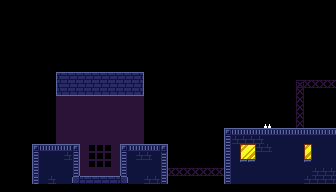

A level layout from a 2D game, rendered from its tile map. Below: a short description, then the map file with its tile-grid data intact:
An orthogonal 42x24 tile map with 8x8 px tiles, 3 tile layers (Background, GroundLayer, Windows) and 9 objects.

<map version="1.10" tiledversion="1.10.2" orientation="orthogonal" renderorder="right-down" width="42" height="24" tilewidth="8" tileheight="8" infinite="0" nextlayerid="7" nextobjectid="19">
 <tileset firstgid="1" name="Tileset" tilewidth="8" tileheight="8" tilecount="125" columns="25">
  <image source="../../Tileset.png" width="203" height="40" />
 </tileset>
 <layer id="5" name="Background" width="42" height="24">
  <data encoding="csv">
0,0,0,0,0,0,0,0,0,0,0,0,0,0,0,0,0,0,0,0,0,0,0,0,0,0,0,0,0,0,0,0,0,0,0,0,0,0,0,0,0,0,
0,0,0,0,0,0,0,0,0,0,0,0,0,0,0,0,0,0,0,0,0,0,0,0,0,0,0,0,0,0,0,0,0,0,0,0,0,0,0,0,0,0,
0,0,0,0,0,0,0,0,0,0,0,0,0,0,0,0,0,0,0,0,0,0,0,0,0,0,0,0,0,0,0,0,0,0,0,0,0,0,0,0,0,0,
0,0,0,0,0,0,0,0,0,0,0,0,0,0,0,0,0,0,0,0,0,0,0,0,0,0,0,0,0,0,0,0,0,0,0,0,0,0,0,0,0,0,
0,0,0,0,0,0,0,0,0,0,0,0,0,0,0,0,0,0,0,0,0,0,0,0,0,0,0,0,0,0,0,0,0,0,0,0,0,0,0,0,0,0,
0,0,0,0,0,0,0,0,0,0,0,0,0,0,0,0,0,0,0,0,0,0,0,0,0,0,0,0,0,0,0,0,0,0,0,0,0,0,0,0,0,0,
0,0,0,0,0,0,0,0,0,0,0,0,0,0,0,0,0,0,0,0,0,0,0,0,0,0,0,0,0,0,0,0,0,0,0,0,0,0,0,0,0,0,
0,0,0,0,0,0,0,0,0,0,0,0,0,0,0,0,0,0,0,0,0,0,0,0,0,0,0,0,0,0,0,0,0,0,0,0,0,0,0,0,0,0,
0,0,0,0,0,0,0,0,0,0,0,0,0,0,0,0,0,0,0,0,0,0,0,0,0,0,0,0,0,0,0,0,0,0,0,0,0,0,0,0,0,0,
0,0,0,0,0,0,0,64,65,0,0,0,0,0,0,0,65,66,0,0,0,0,0,0,0,0,0,0,0,0,0,0,0,0,0,0,0,0,0,0,0,0,
0,0,0,0,0,0,0,89,90,90,90,90,90,90,90,90,90,91,0,0,0,0,0,0,0,0,0,0,0,0,0,0,0,0,0,0,0,21,22,22,22,0,
0,0,0,0,0,0,0,114,115,115,115,115,115,115,115,115,115,116,0,0,0,0,0,0,0,0,0,0,0,0,0,0,0,0,0,0,0,48,0,0,0,0,
0,0,0,0,0,0,0,47,47,47,47,47,47,47,47,47,47,47,0,0,0,0,0,0,0,0,0,0,0,0,0,0,0,0,0,0,0,48,0,0,0,0,
0,0,0,0,0,0,0,47,47,47,47,47,47,47,47,47,47,47,0,0,0,0,0,0,0,0,0,0,0,0,0,0,0,0,0,0,0,48,0,0,0,0,
0,0,0,0,0,0,0,47,47,47,47,47,47,47,47,47,47,47,0,0,0,0,0,0,0,0,0,0,0,0,0,0,0,0,0,0,0,48,0,0,0,0,
0,0,0,0,0,0,0,47,47,47,47,47,47,47,47,47,47,47,0,0,0,0,0,0,0,0,0,0,0,0,0,0,0,0,0,0,0,48,0,0,0,0,
0,0,0,0,0,0,0,47,47,47,47,47,47,47,47,47,47,47,0,0,0,0,0,0,0,0,0,0,0,0,0,0,0,0,0,0,0,0,0,0,0,0,
0,0,0,0,0,0,0,47,47,47,47,47,47,47,47,47,47,47,0,0,0,0,0,0,0,0,0,0,0,0,0,0,0,0,0,0,0,0,0,0,0,0,
0,0,0,0,0,0,46,0,0,47,47,69,69,69,47,47,0,0,0,0,0,0,0,0,0,0,0,0,0,0,0,0,0,0,0,0,0,0,0,0,0,0,
0,0,0,0,0,0,0,46,0,47,47,69,69,69,47,47,0,48,0,0,0,0,0,0,0,0,0,0,0,0,0,0,0,0,0,0,0,0,0,0,0,0,
0,0,0,0,0,0,0,46,0,47,47,69,69,69,47,47,0,48,0,0,0,0,0,0,0,0,0,0,0,0,0,0,0,0,0,0,0,0,0,0,0,0,
0,0,0,0,0,0,0,46,0,47,47,47,47,47,47,47,0,48,22,22,22,22,22,22,22,22,22,22,0,0,0,0,0,0,0,0,0,0,0,0,0,0,
0,0,0,0,0,0,0,46,0,0,0,0,0,0,0,0,0,46,0,0,0,0,0,0,0,0,0,0,0,0,0,0,0,0,0,0,0,0,0,0,0,0,
0,0,0,0,0,0,0,0,0,0,0,0,0,0,0,0,0,0,0,0,0,0,0,0,0,0,0,0,0,0,0,0,0,0,0,0,0,0,0,0,0,0
</data>
 </layer>
 <layer id="1" name="GroundLayer" width="42" height="24">
  <data encoding="csv">
0,0,0,0,0,0,0,0,0,0,0,0,0,0,0,0,0,0,0,0,0,0,0,0,0,0,0,0,0,0,0,0,0,0,0,0,0,0,0,0,0,0,
0,0,0,0,0,0,0,0,0,0,0,0,0,0,0,0,0,0,0,0,0,0,0,0,0,0,0,0,0,0,0,0,0,0,0,0,0,0,0,0,0,0,
0,0,0,0,0,0,0,0,0,0,0,0,0,0,0,0,0,0,0,0,0,0,0,0,0,0,0,0,0,0,0,0,0,0,0,0,0,0,0,0,0,0,
0,0,0,0,0,0,0,0,0,0,0,0,0,0,0,0,0,0,0,0,0,0,0,0,0,0,0,0,0,0,0,0,0,0,0,0,0,0,0,0,0,0,
0,0,0,0,0,0,0,0,0,0,0,0,0,0,0,0,0,0,0,0,0,0,0,0,0,0,0,0,0,0,0,0,0,0,0,0,0,0,0,0,0,0,
0,0,0,0,0,0,0,0,0,0,0,0,0,0,0,0,0,0,0,0,0,0,0,0,0,0,0,0,0,0,0,0,0,0,0,0,0,0,0,0,0,0,
0,0,0,0,0,0,0,0,0,0,0,0,0,0,0,0,0,0,0,0,0,0,0,0,0,0,0,0,0,0,0,0,0,0,0,0,0,0,0,0,0,0,
0,0,0,0,0,0,0,0,0,0,0,0,0,0,0,0,0,0,0,0,0,0,0,0,0,0,0,0,0,0,0,0,0,0,0,0,0,0,0,0,0,0,
0,0,0,0,0,0,0,0,0,0,0,0,0,0,0,0,0,0,0,0,0,0,0,0,0,0,0,0,0,0,0,0,0,0,0,0,0,0,0,0,0,0,
0,0,0,0,0,0,0,0,0,65,65,65,65,65,65,65,0,0,0,0,0,0,0,0,0,0,0,0,0,0,0,0,0,0,0,0,0,0,0,0,0,0,
0,0,0,0,0,0,0,0,0,0,0,0,0,0,0,0,0,0,0,0,0,0,0,0,0,0,0,0,0,0,0,0,0,0,0,0,0,0,0,0,0,22,
0,0,0,0,0,0,0,0,0,0,0,0,0,0,0,0,0,0,0,0,0,0,0,0,0,0,0,0,0,0,0,0,0,0,0,0,0,0,0,0,0,0,
0,0,0,0,0,0,0,0,0,0,0,0,0,0,0,0,0,0,0,0,0,0,0,0,0,0,0,0,0,0,0,0,0,0,0,0,0,0,0,0,0,0,
0,0,0,0,0,0,0,0,0,0,0,0,0,0,0,0,0,0,0,0,0,0,0,0,0,0,0,0,0,0,0,0,0,0,0,0,0,0,0,0,0,0,
0,0,0,0,0,0,0,0,0,0,0,0,0,0,0,0,0,0,0,0,0,0,0,0,0,0,0,0,0,0,0,0,0,0,0,0,0,0,0,0,0,0,
0,0,0,0,0,0,0,0,0,0,0,0,0,0,0,0,0,0,0,0,0,0,0,0,0,0,0,0,0,0,0,0,0,0,0,0,0,0,0,0,0,0,
0,0,0,0,0,0,0,0,0,0,0,0,0,0,0,0,0,0,0,0,0,0,0,0,0,0,0,0,9,10,11,12,10,11,12,10,11,12,10,11,12,11,
0,0,0,0,0,0,0,0,0,0,0,0,0,0,0,0,0,0,0,0,0,0,0,0,0,0,0,0,34,35,35,35,35,36,36,36,36,36,36,36,36,36,
0,0,0,0,9,10,11,12,10,13,0,0,0,0,0,9,12,10,11,12,13,0,0,0,0,0,0,0,59,36,36,35,35,35,36,36,36,36,36,36,36,36,
0,0,0,0,34,36,36,36,35,38,0,0,0,0,0,34,36,35,35,36,88,0,0,0,0,0,0,0,84,36,36,36,36,36,36,36,36,36,36,36,36,36,
0,0,0,0,59,36,36,36,36,63,0,0,0,0,0,59,36,36,36,36,38,0,0,0,0,0,0,0,34,36,36,36,36,36,36,36,36,36,36,36,36,36,
0,0,0,0,84,36,36,36,36,88,0,0,0,0,0,84,36,36,36,36,63,0,0,0,0,0,0,0,59,36,36,36,36,36,36,36,36,36,36,35,35,35,
0,0,0,0,59,36,35,36,36,14,65,65,65,65,65,15,36,36,35,35,88,0,0,0,0,0,0,0,84,36,36,36,36,36,36,36,36,36,35,35,35,35,
0,0,0,0,0,0,0,0,0,0,0,0,0,0,0,0,0,0,0,0,0,0,0,0,0,0,0,0,0,0,0,0,0,0,0,0,0,0,0,0,0,0
</data>
 </layer>
 <layer id="6" name="Windows" width="42" height="24">
  <data encoding="csv">
0,0,0,0,0,0,0,0,0,0,0,0,0,0,0,0,0,0,0,0,0,0,0,0,0,0,0,0,0,0,0,0,0,0,0,0,0,0,0,0,0,0,
0,0,0,0,0,0,0,0,0,0,0,0,0,0,0,0,0,0,0,0,0,0,0,0,0,0,0,0,0,0,0,0,0,0,0,0,0,0,0,0,0,0,
0,0,0,0,0,0,0,0,0,0,0,0,0,0,0,0,0,0,0,0,0,0,0,0,0,0,0,0,0,0,0,0,0,0,0,0,0,0,0,0,0,0,
0,0,0,0,0,0,0,0,0,0,0,0,0,0,0,0,0,0,0,0,0,0,0,0,0,0,0,0,0,0,0,0,0,0,0,0,0,0,0,0,0,0,
0,0,0,0,0,0,0,0,0,0,0,0,0,0,0,0,0,0,0,0,0,0,0,0,0,0,0,0,0,0,0,0,0,0,0,0,0,0,0,0,0,0,
0,0,0,0,0,0,0,0,0,0,0,0,0,0,0,0,0,0,0,0,0,0,0,0,0,0,0,0,0,0,0,0,0,0,0,0,0,0,0,0,0,0,
0,0,0,0,0,0,0,0,0,0,0,0,0,0,0,0,0,0,0,0,0,0,0,0,0,0,0,0,0,0,0,0,0,0,0,0,0,0,0,0,0,0,
0,0,0,0,0,0,0,0,0,0,0,0,0,0,0,0,0,0,0,0,0,0,0,0,0,0,0,0,0,0,0,0,0,0,0,0,0,0,0,0,0,0,
0,0,0,0,0,0,0,0,0,0,0,0,0,0,0,0,0,0,0,0,0,0,0,0,0,0,0,0,0,0,0,0,0,0,0,0,0,0,0,0,0,0,
0,0,0,0,0,0,0,0,0,0,0,0,0,0,0,0,0,0,0,0,0,0,0,0,0,0,0,0,0,0,0,0,0,0,0,0,0,0,0,0,0,0,
0,0,0,0,0,0,0,0,0,0,0,0,0,0,0,0,0,0,0,0,0,0,0,0,0,0,0,0,0,0,0,0,0,0,0,0,0,0,0,0,0,0,
0,0,0,0,0,0,0,0,0,0,0,0,0,0,0,0,0,0,0,0,0,0,0,0,0,0,0,0,0,0,0,0,0,0,0,0,0,0,0,0,0,0,
0,0,0,0,0,0,0,0,0,0,0,0,0,0,0,0,0,0,0,0,0,0,0,0,0,0,0,0,0,0,0,0,0,0,0,0,0,0,0,0,0,0,
0,0,0,0,0,0,0,0,0,0,0,0,0,0,0,0,0,0,0,0,0,0,0,0,0,0,0,0,0,0,0,0,0,0,0,0,0,0,0,0,0,0,
0,0,0,0,0,0,0,0,0,0,0,0,0,0,0,0,0,0,0,0,0,0,0,0,0,0,0,0,0,0,0,0,0,0,0,0,0,0,0,0,0,0,
0,0,0,0,0,0,0,0,0,0,0,0,0,0,0,0,0,0,0,0,0,0,0,0,0,0,0,0,0,0,0,0,0,117,0,0,0,0,0,0,0,0,
0,0,0,0,0,0,0,0,0,0,0,0,0,0,0,0,0,0,0,0,0,0,0,0,0,0,0,0,0,0,0,0,0,0,0,0,0,0,0,0,0,0,
0,0,0,0,0,0,0,0,0,0,0,0,0,0,0,0,0,0,0,0,0,0,0,0,0,0,0,0,0,0,0,0,0,0,0,0,0,0,0,0,0,0,
0,0,0,0,0,0,0,0,0,0,0,0,0,0,0,0,0,0,0,0,0,0,0,0,0,0,0,0,0,0,32,33,0,0,0,0,0,0,6,0,0,0,
0,0,0,0,0,0,0,0,0,0,0,0,0,0,0,0,0,0,0,0,0,0,0,0,0,0,0,0,0,0,57,58,0,0,0,0,0,0,31,0,0,0,
0,0,0,0,0,0,0,0,0,0,0,0,0,0,0,0,0,0,0,0,0,0,0,0,0,0,0,0,0,0,67,67,0,0,0,0,0,0,67,0,0,0,
0,0,0,0,0,0,0,0,0,0,0,0,0,0,0,0,0,0,0,0,0,0,0,0,0,0,0,0,0,0,0,0,0,0,0,0,0,0,0,0,0,0,
0,0,0,0,0,0,0,0,0,0,0,0,0,0,0,0,0,0,0,0,0,0,0,0,0,0,0,0,0,0,0,0,0,0,0,0,0,0,0,0,0,0,
0,0,0,0,0,0,0,0,0,0,0,0,0,0,0,0,0,0,0,0,0,0,0,0,0,0,0,0,0,0,0,0,0,0,0,0,0,0,0,0,0,0
</data>
 </layer>
 <objectgroup id="2" name="Ground">
  <object id="5" x="0" y="0" width="8" height="184" />
  <object id="11" x="328" y="0" height="184" />
  <object id="13" x="32" y="144" width="48" height="40" />
  <object id="14" x="80" y="176" width="48" height="8" />
  <object id="15" x="120" y="144" width="48" height="40" />
  <object id="16" x="56" y="72" width="88" height="24" />
  <object id="17" x="224" y="128" width="112" height="56" />
 </objectgroup>
 <objectgroup id="3" name="Platform" />
 <objectgroup id="4" name="Spikes">
  <object id="3" x="0" y="184" width="328" height="8" />
  <object id="18" x="264" y="124" width="7" height="4" />
 </objectgroup>
</map>
